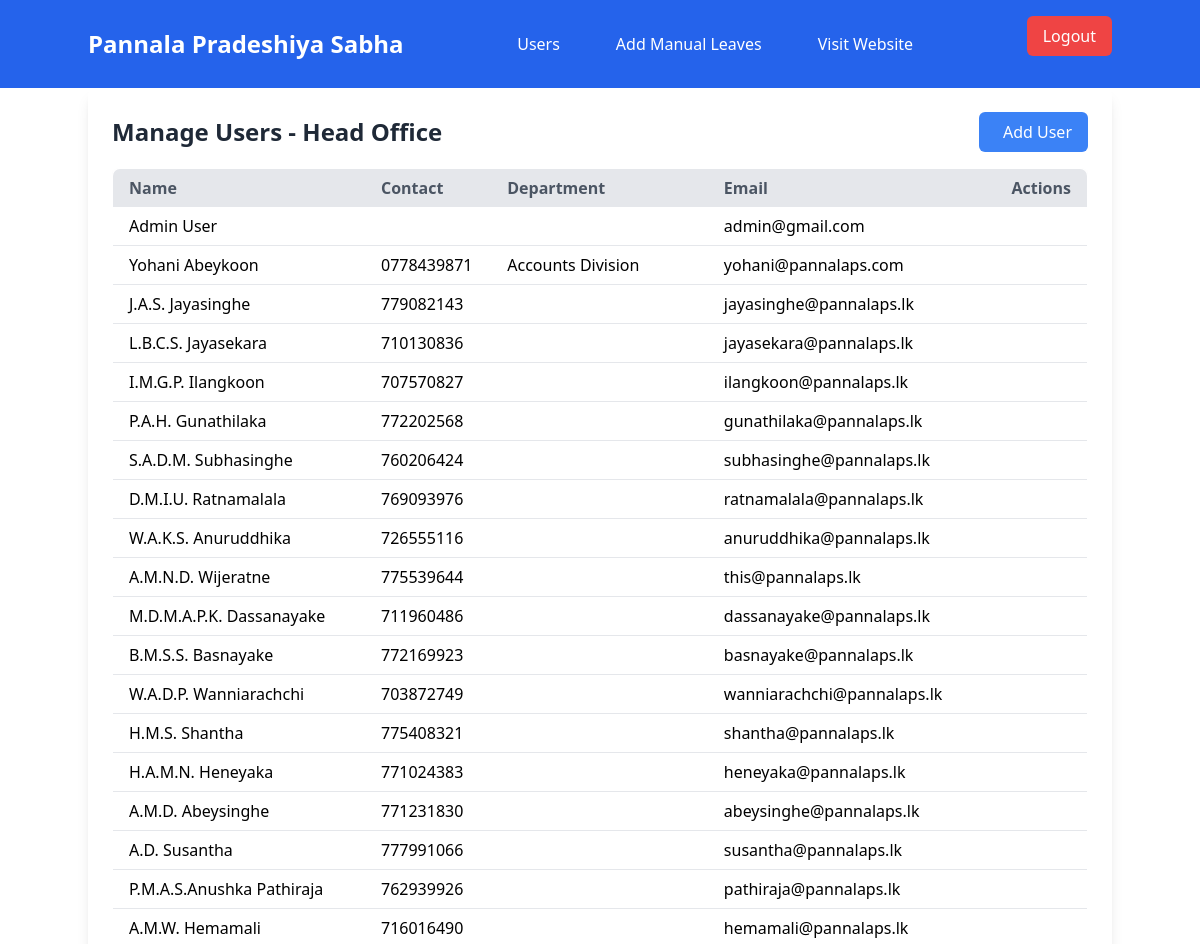
Before: /admin/manage-users.php (signed in, upper part) with the older database file.
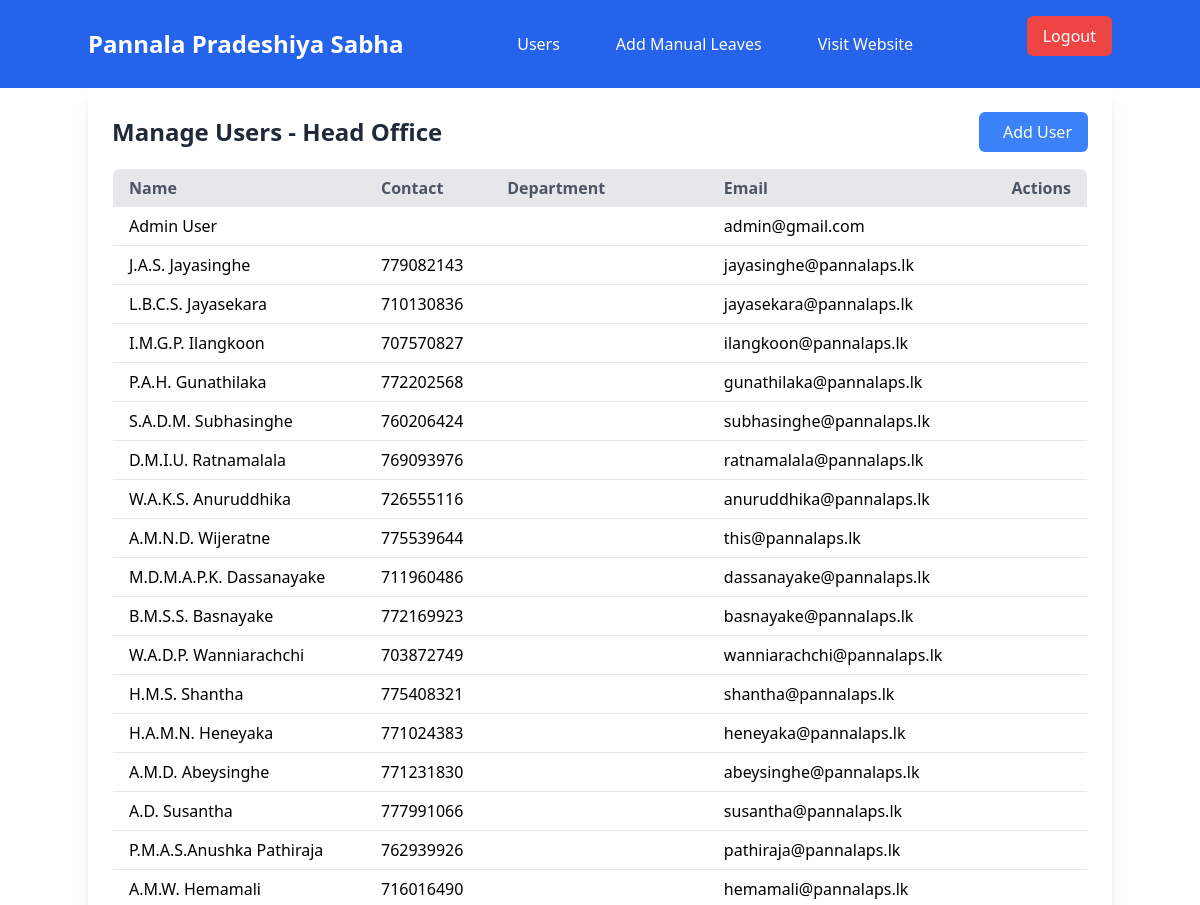
After: the same page with the newer database file.
### tables this page shows
CREATE TABLE `wp_pradeshiya_sabha_users` (
  `ID` int(11) NOT NULL,
  `username` varchar(255) NOT NULL,
  `password` varchar(255) NOT NULL,
  `first_name` varchar(255) NOT NULL,
  `last_name` varchar(255) NOT NULL,
  `gender` enum('Male','Female') NOT NULL,
  `email` varchar(255) NOT NULL,
  `birthdate` date NOT NULL,
  `address` text NOT NULL,
  `NIC` varchar(12) NOT NULL,
  `service_number` varchar(50) NOT NULL,
  `phone_number` varchar(20) DEFAULT NULL,
  `designation` varchar(255) NOT NULL,
  `head_of_department` varchar(255) NOT NULL,
  `sub_office` varchar(255) NOT NULL,
  `date_of_joining` date NOT NULL,
  `created_at` timestamp NOT NULL DEFAULT current_timestamp(),
  `updated_at` timestamp NOT NULL DEFAULT current_timestamp() ON UPDATE current_timestamp(),
  `leave_balance` int(11) NOT NULL DEFAULT 20,
  `duty_leave_count` int(11) DEFAULT 0,
  `casual_leave_balance` int(11) DEFAULT 7,
  `sick_leave_balance` int(11) DEFAULT 7,
  `department_id` int(11) DEFAULT NULL,
  `designation_id` int(11) DEFAULT NULL
);

CREATE TABLE `wp_departments` (
  `department_id` int(11) NOT NULL,
  `department_name` varchar(255) NOT NULL
);

### admin/manage-users.php (the view, shortened to what this page needs)
<?php
require '../includes/dbconfig.php';
$email = $_SESSION['user']['email'];
$query = "SELECT d.designation_name, u.sub_office
          FROM wp_pradeshiya_sabha_users u
          LEFT JOIN wp_designations d ON u.designation_id = d.designation_id
          WHERE u.email = ?";
$stmt = $conn->prepare($query);
$stmt->bind_param("s", $email);
$stmt->execute();
$result = $stmt->get_result();
$row = $result->fetch_assoc();
$admin_office = $row['sub_office'];
require '../includes/admin-navbar.php';
$sql = "SELECT u.ID, CONCAT(u.first_name, ' ', u.last_name) AS name, u.phone_number,
               dpt.department_name AS department, u.email
        FROM wp_pradeshiya_sabha_users u
        LEFT JOIN wp_departments dpt ON u.department_id = dpt.department_id
        WHERE u.sub_office = ?";
$stmt = $conn->prepare($sql);
$stmt->bind_param("s", $admin_office);
$stmt->execute();
$result = $stmt->get_result();
?>
<!DOCTYPE html>
<html lang="en">
<head>
    <script src="https://cdn.tailwindcss.com"></script>
</head>
<body>
    <div class="container mx-auto bg-white p-6 rounded-lg shadow-lg">
        <div class="flex justify-between items-center mb-4">
            <h1 class="text-2xl font-bold text-gray-800">Manage Users - <?php echo htmlspecialchars($admin_office); ?></h1>
            <a href="add-user.php" class="bg-blue-500 text-white px-4 py-2 rounded-md hover:bg-blue-600 flex items-center">
                <i class="ph ph-plus-bold mr-2"></i> Add User
            </a>
        </div>
        <div class="overflow-x-auto">
            <table class="min-w-full bg-white border border-gray-300 rounded-lg overflow-hidden shadow-md">
                <thead class="bg-gray-200">
                    <tr>
                        <th class="px-4 py-2 text-left text-gray-600">Name</th>
                        <th class="px-4 py-2 text-left text-gray-600">Contact</th>
                        <th class="px-4 py-2 text-left text-gray-600">Department</th>
                        <th class="px-4 py-2 text-left text-gray-600">Email</th>
                        <th class="px-4 py-2 text-center text-gray-600">Actions</th>
                    </tr>
                </thead>
                <tbody>
                    <?php if ($result->num_rows > 0): ?>
                        <?php while ($row = $result->fetch_assoc()): ?>
                            <tr class="border-b hover:bg-gray-100">
                                <td class="px-4 py-2"><?php echo htmlspecialchars($row['name']); ?></td>
                                <td class="px-4 py-2"><?php echo htmlspecialchars($row['phone_number']); ?></td>
                                <td class="px-4 py-2"><?php echo htmlspecialchars($row['department']); ?></td>
                                <td class="px-4 py-2"><?php echo htmlspecialchars($row['email']); ?></td>
                                <td class="px-4 py-2 flex justify-center space-x-4">
                                </td>
                            </tr>
                        <?php endwhile; ?>
                    <?php else: ?>
                        <tr>
                            <td colspan="5" class="px-4 py-4 text-center text-gray-500">No users found.</td>
                        </tr>
                    <?php endif; ?>
                </tbody>
            </table>
        </div>
    </div>
<?php require '../includes/admin-footer.php'; ?>
</body>
</html>

Changed rows visible on the page:
removed wp_pradeshiya_sabha_users: name "Yohani Abeykoon", phone_number "0778439871", department.department_name "Accounts Division", email "yohani@pannalaps.com"
